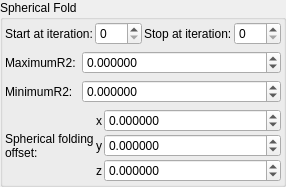
    <widget class="QGroupBox" name="groupBox_2">
     <property name="title">
      <string>Spherical Fold</string>
     </property>
     <layout class="QVBoxLayout" name="verticalLayout_4">
      <property name="leftMargin">
       <number>2</number>
      </property>
      <property name="topMargin">
       <number>2</number>
      </property>
      <property name="rightMargin">
       <number>2</number>
      </property>
      <property name="bottomMargin">
       <number>2</number>
      </property>
      <item>
       <layout class="QGridLayout" name="gridLayout_78">
        <property name="spacing">
         <number>2</number>
        </property>
        <item row="3" column="2">
         <widget class="QLabel" name="label_50">
          <property name="text">
           <string>Stop at iteration:</string>
          </property>
         </widget>
        </item>
        <item row="3" column="1">
         <widget class="MySpinBox" name="spinboxInt_transf_start_iterations_S">
          <property name="sizePolicy">
           <sizepolicy hsizetype="Minimum" vsizetype="Maximum">
            <horstretch>0</horstretch>
            <verstretch>0</verstretch>
           </sizepolicy>
          </property>
          <property name="minimum">
           <number>0</number>
          </property>
          <property name="maximum">
           <number>999</number>
          </property>
          <property name="value">
           <number>0</number>
          </property>
         </widget>
        </item>
        <item row="3" column="3">
         <widget class="MySpinBox" name="spinboxInt_transf_stop_iterations_S">
          <property name="sizePolicy">
           <sizepolicy hsizetype="Preferred" vsizetype="Maximum">
            <horstretch>0</horstretch>
            <verstretch>0</verstretch>
           </sizepolicy>
          </property>
          <property name="maximum">
           <number>999</number>
          </property>
         </widget>
        </item>
        <item row="3" column="0">
         <widget class="QLabel" name="label_70">
          <property name="text">
           <string>Start at iteration:</string>
          </property>
         </widget>
        </item>
       </layout>
      </item>
      <item>
       <layout class="QGridLayout" name="gridLayout_7" columnstretch="0,1">
        <item row="0" column="1">
         <widget class="MyDoubleSpinBox" name="spinbox_transf_maxR2_1">
          <property name="sizePolicy">
           <sizepolicy hsizetype="Minimum" vsizetype="Maximum">
            <horstretch>0</horstretch>
            <verstretch>0</verstretch>
           </sizepolicy>
          </property>
          <property name="prefix">
           <string/>
          </property>
          <property name="suffix">
           <string/>
          </property>
          <property name="decimals">
           <number>6</number>
          </property>
          <property name="minimum">
           <double>-99.989999999999995</double>
          </property>
          <property name="maximum">
           <double>99.989999999999995</double>
          </property>
          <property name="singleStep">
           <double>0.100000000000000</double>
          </property>
         </widget>
        </item>
        <item row="1" column="0">
         <widget class="QLabel" name="label_31">
          <property name="text">
           <string>MinimumR2:</string>
          </property>
         </widget>
        </item>
        <item row="1" column="1">
         <widget class="MyDoubleSpinBox" name="spinbox_transf_minR2_p25">
          <property name="sizePolicy">
           <sizepolicy hsizetype="Minimum" vsizetype="Maximum">
            <horstretch>0</horstretch>
            <verstretch>0</verstretch>
           </sizepolicy>
          </property>
          <property name="prefix">
           <string/>
          </property>
          <property name="suffix">
           <string/>
          </property>
          <property name="decimals">
           <number>6</number>
          </property>
          <property name="minimum">
           <double>-99.989999999999995</double>
          </property>
          <property name="maximum">
           <double>99.989999999999995</double>
          </property>
          <property name="singleStep">
           <double>0.100000000000000</double>
          </property>
         </widget>
        </item>
        <item row="0" column="0">
         <widget class="QLabel" name="label_22">
          <property name="text">
           <string>MaximumR2:</string>
          </property>
         </widget>
        </item>
       </layout>
      </item>
      <item>
       <layout class="QGridLayout" name="gridLayout_19" columnstretch="0,0,1">
        <property name="spacing">
         <number>2</number>
        </property>
        <item row="3" column="2">
         <widget class="MyDoubleSpinBox" name="spinbox3_mandelbox_offset_x">
          <property name="sizePolicy">
           <sizepolicy hsizetype="Minimum" vsizetype="Maximum">
            <horstretch>0</horstretch>
            <verstretch>0</verstretch>
           </sizepolicy>
          </property>
          <property name="prefix">
           <string/>
          </property>
          <property name="suffix">
           <string/>
          </property>
          <property name="decimals">
           <number>6</number>
          </property>
          <property name="minimum">
           <double>-100.000000000000000</double>
          </property>
          <property name="maximum">
           <double>100.000000000000000</double>
          </property>
          <property name="singleStep">
           <double>0.100000000000000</double>
          </property>
         </widget>
        </item>
        <item row="4" column="2">
         <widget class="MyDoubleSpinBox" name="spinbox3_mandelbox_offset_y">
          <property name="sizePolicy">
           <sizepolicy hsizetype="Minimum" vsizetype="Maximum">
            <horstretch>0</horstretch>
            <verstretch>0</verstretch>
           </sizepolicy>
          </property>
          <property name="prefix">
           <string/>
          </property>
          <property name="suffix">
           <string/>
          </property>
          <property name="decimals">
           <number>6</number>
          </property>
          <property name="minimum">
           <double>-100.000000000000000</double>
          </property>
          <property name="maximum">
           <double>100.000000000000000</double>
          </property>
          <property name="singleStep">
           <double>0.100000000000000</double>
          </property>
         </widget>
        </item>
        <item row="5" column="1">
         <widget class="QLabel" name="label_126">
          <property name="sizePolicy">
           <sizepolicy hsizetype="Preferred" vsizetype="Preferred">
            <horstretch>0</horstretch>
            <verstretch>0</verstretch>
           </sizepolicy>
          </property>
          <property name="text">
           <string notr="true">z</string>
          </property>
          <property name="alignment">
           <set>Qt::AlignRight|Qt::AlignTrailing|Qt::AlignVCenter</set>
          </property>
         </widget>
        </item>
        <item row="3" column="0" rowspan="3">
         <widget class="QLabel" name="label_18">
          <property name="text">
           <string>Spherical folding
offset:</string>
          </property>
         </widget>
        </item>
        <item row="3" column="1">
         <widget class="QLabel" name="label_128">
          <property name="sizePolicy">
           <sizepolicy hsizetype="Preferred" vsizetype="Preferred">
            <horstretch>0</horstretch>
            <verstretch>0</verstretch>
           </sizepolicy>
          </property>
          <property name="text">
           <string notr="true">x</string>
          </property>
          <property name="alignment">
           <set>Qt::AlignRight|Qt::AlignTrailing|Qt::AlignVCenter</set>
          </property>
         </widget>
        </item>
        <item row="5" column="2">
         <widget class="MyDoubleSpinBox" name="spinbox3_mandelbox_offset_z">
          <property name="sizePolicy">
           <sizepolicy hsizetype="Minimum" vsizetype="Maximum">
            <horstretch>0</horstretch>
            <verstretch>0</verstretch>
           </sizepolicy>
          </property>
          <property name="prefix">
           <string/>
          </property>
          <property name="suffix">
           <string/>
          </property>
          <property name="decimals">
           <number>6</number>
          </property>
          <property name="minimum">
           <double>-100.000000000000000</double>
          </property>
          <property name="maximum">
           <double>100.000000000000000</double>
          </property>
          <property name="singleStep">
           <double>0.100000000000000</double>
          </property>
         </widget>
        </item>
        <item row="4" column="1">
         <widget class="QLabel" name="label_127">
          <property name="sizePolicy">
           <sizepolicy hsizetype="Preferred" vsizetype="Preferred">
            <horstretch>0</horstretch>
            <verstretch>0</verstretch>
           </sizepolicy>
          </property>
          <property name="text">
           <string notr="true">y</string>
          </property>
          <property name="alignment">
           <set>Qt::AlignRight|Qt::AlignTrailing|Qt::AlignVCenter</set>
          </property>
         </widget>
        </item>
       </layout>
      </item>
     </layout>
    </widget>
